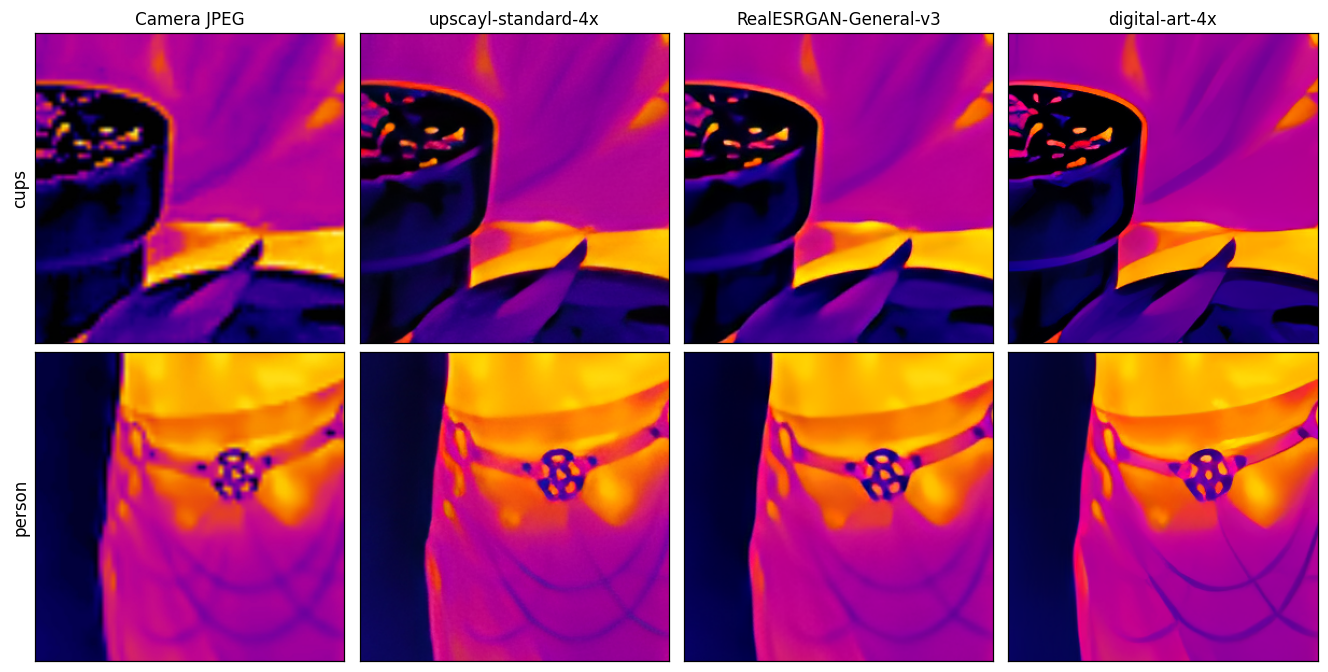
#> input picture examples/readme_crops.png, 1328 x 672 px, given in place of 1777733165452.jpg, which was not available
$ python match_pipeline.py
#> lines starting #> are read from the running program, lines starting #| are printed output that depends on the picture; pictures that were not available may be replaced by others from this repository, and a replacement may not be noted
### scripts/from_raw.py
"""Raw-mode pipeline: extract APP3 uint16 → colormap → upscayl-standard-4x.

Compares the JPEG-path (downscale 1120x1494 → 192x256) against feeding the SR
network a clean colormap render of the raw sensor data, with no JPEG halos.
Same single network in both arms; only the input changes.

Hard error if a JPEG has no APP3 raw data (no fallback to the JPEG path).

Run: uv run scripts/from_raw.py
"""
from __future__ import annotations

import struct
import subprocess
import time
from pathlib import Path

import matplotlib.pyplot as plt
from matplotlib import colormaps
import numpy as np
from PIL import Image

REPO = Path(__file__).resolve().parents[1]
INPUT = REPO / "examples/input"
WORK = REPO / "examples/_work"
OUT = REPO / "examples"

UPSCAYL_BIN = Path("/Applications/Upscayl.app/Contents/Resources/bin/upscayl-bin")
UPSCAYL_MODELS = Path("/Applications/Upscayl.app/Contents/Resources/models")
MODEL = "upscayl-standard-4x"

PHOTOS = ["1777804010136.jpg", "1777733165452.jpg", "1771110170401.jpg"]
# Active colormap. Ironbow and turbo dropped after the colormap-input sweep —
# turbo is "scientific figure" aesthetic, ironbow is camera-default but adds
# nothing diagnostic over inferno. See LAB_NOTEBOOK.md.
COLORMAPS = ["inferno"]

# (photo_id, region label, fractional center on 768x1024, half-side px)
REGIONS = {
    "1777804010136": ("upper-cup-rim", (0.50, 0.36), 96),
    "1777733165452": ("ember-texture", (0.50, 0.78), 96),
    "1771110170401": ("belt-ornament", (0.45, 0.78), 96),
}


# ---------- raw extraction (adapted from vibe-temp-cc/scripts/explore_thermal.py) ----------

def parse_ijpeg_header(img: Image.Image) -> tuple[int, int]:
    for marker, payload in img.applist:
        if marker == "APP2" and b"IJPEG" in payload[:10]:
            ir_w = struct.unpack_from("<H", payload, 42)[0]
            ir_h = struct.unpack_from("<H", payload, 44)[0]
            return ir_w, ir_h
    raise ValueError("No APP2 IJPEG header — not a Thermal Master P3 JPEG")


# [28 lines left out: function extract_raw_thermal, not called in this run]


# ---------- colormaps ----------

def build_ironbow_lut(n: int = 256) -> np.ndarray:
    """Reference ironbow palette, (n, 3) uint8. Adapted from vibe-temp-cc."""
#> in jpeg_norm_192x256, img is the input picture: PIL image 1328x672 RGBA; mean R, G, B, A 148.4, 62, 109.2, 255
    control = np.array([
        [0.00,   0,   0,   4], [0.08,   0,   0,  80], [0.15,   0,   0, 132],
        [0.22,  20,   0, 164], [0.30,  64,   0, 196], [0.37, 112,   0, 200],
        [0.42, 152,   0, 184], [0.47, 188,   0, 152], [0.52, 216,   8, 112],
        [0.57, 236,  24,  68], [0.62, 248,  48,  28], [0.67, 255,  80,   0],
        [0.72, 255, 120,   0], [0.77, 255, 160,   0], [0.82, 255, 200,   0],
        [0.87, 255, 232,   0], [0.92, 255, 252,  48], [0.96, 255, 255, 148],
        [1.00, 255, 255, 255],
    ], dtype=np.float64)
    pos, cols = control[:, 0], control[:, 1:]
    x = np.linspace(0, 1, n)
    lut = np.stack([np.interp(x, pos, cols[:, c]) for c in range(3)], axis=-1)
    return np.clip(lut, 0, 255).astype(np.uint8)


_IRONBOW = build_ironbow_lut(256)


# [24 lines left out: functions colormap_rgb, normalize_with_cut, not called in this run]


# ---------- inverse ironbow LUT (reverse-engineer JPEG palette) ----------
# Adapted from vibe-temp-cc/scripts/explore_thermal.py:158-213. Builds a 64³ 3D
# RGB→ironbow-index LUT in LAB space; gives back the normalized 0-1 temp the
# camera's pseudocolor encoded.

def _rgb_to_lab(rgb: np.ndarray) -> np.ndarray:
    f = rgb.astype(np.float64) / 255.0
    lin = np.where(f > 0.04045, ((f + 0.055) / 1.055) ** 2.4, f / 12.92)
    r, g, b = lin[..., 0], lin[..., 1], lin[..., 2]
    x = (r * 0.4124564 + g * 0.3575761 + b * 0.1804375) / 0.95047
    y = r * 0.2126729 + g * 0.7151522 + b * 0.0721750
    z = (r * 0.0193339 + g * 0.1191920 + b * 0.9503041) / 1.08883
    def fn(t):
        return np.where(t > 0.008856, t ** (1 / 3), 7.787 * t + 16 / 116)
    fx, fy, fz = fn(x), fn(y), fn(z)
    return np.stack([116 * fy - 16, 500 * (fx - fy), 200 * (fy - fz)], axis=-1)


_BIN = 4
_NB = 256 // _BIN
_LUT3D: np.ndarray | None = None


def _ensure_inverse_lut() -> np.ndarray:
    global _LUT3D
    if _LUT3D is not None:
        return _LUT3D
    lut_lab = _rgb_to_lab(_IRONBOW)
    vals = np.arange(0, 256, _BIN, dtype=np.uint8) + _BIN // 2
    gr, gg, gb = np.meshgrid(vals, vals, vals, indexing="ij")
    grid_lab = _rgb_to_lab(np.stack([gr, gg, gb], axis=-1))
    flat = grid_lab.reshape(-1, 3)
    out = np.zeros(_NB ** 3, dtype=np.uint8)
    for i in range(0, len(flat), 4096):
        chunk = flat[i:i + 4096]
        d = np.sum((chunk[:, None, :] - lut_lab[None, :, :]) ** 2, axis=2)
        out[i:i + 4096] = np.argmin(d, axis=1)
    _LUT3D = out.reshape(_NB, _NB, _NB)
    return _LUT3D


def jpeg_to_normalized_temp(rgb: np.ndarray) -> np.ndarray:
    """Reverse-engineer the camera ironbow LUT: RGB pixels → normalized 0-1 temp."""
    lut3d = _ensure_inverse_lut()
    ri = np.clip(rgb[..., 0].astype(int) // _BIN, 0, _NB - 1)
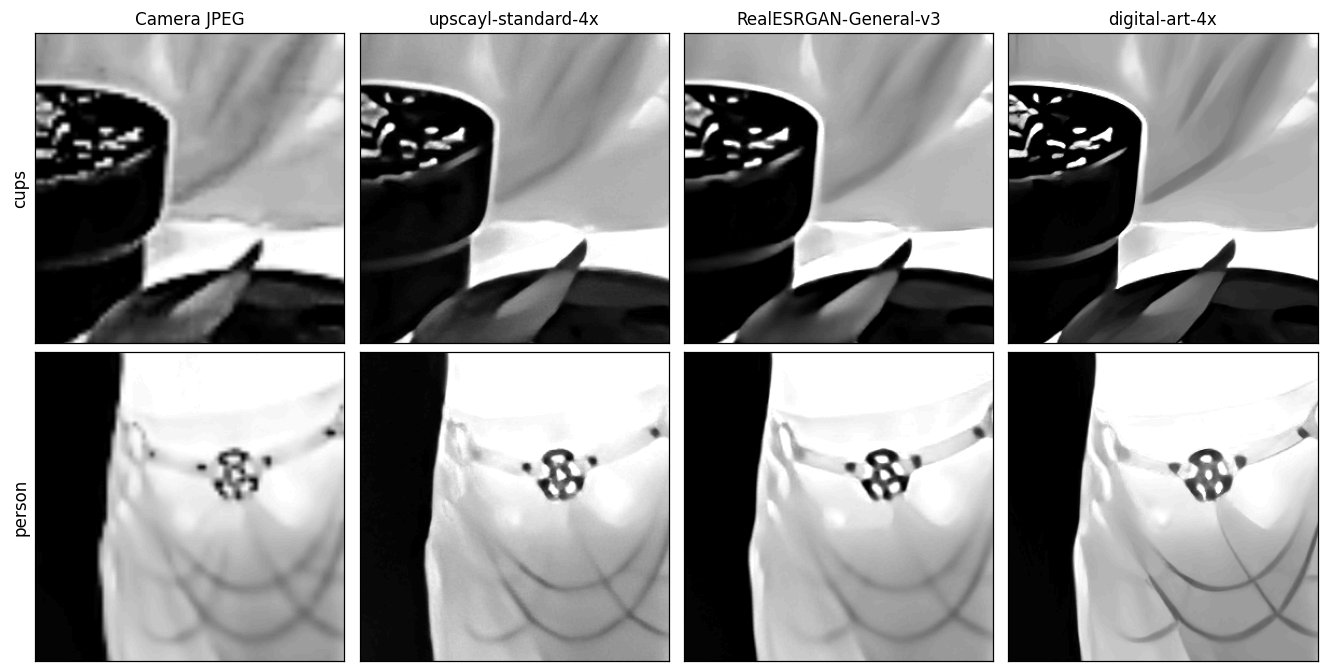
#> ri: shape (672, 1328) int64; min 0, max 63, mean 36.7; drawn with min black and max white
    gi = np.clip(rgb[..., 1].astype(int) // _BIN, 0, _NB - 1)
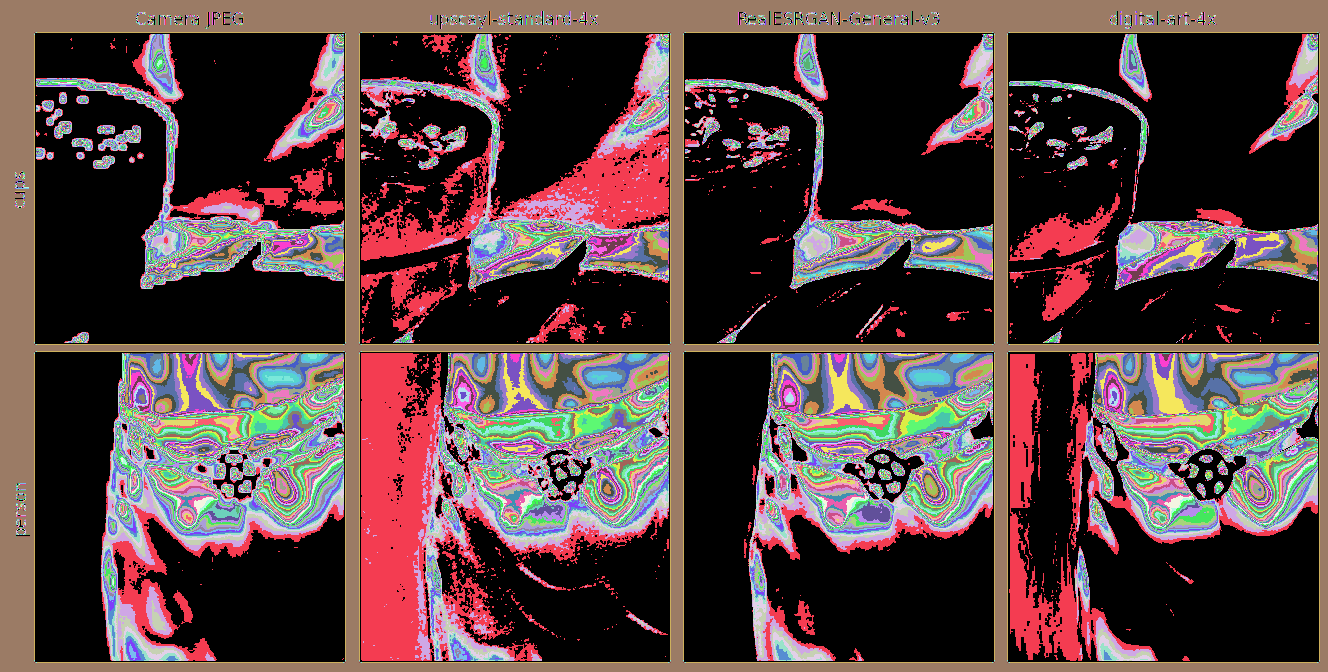
#> gi: shape (672, 1328) int64; 64 distinct labels, from 0 to 63; one colour per label, 0 black
    bi = np.clip(rgb[..., 2].astype(int) // _BIN, 0, _NB - 1)
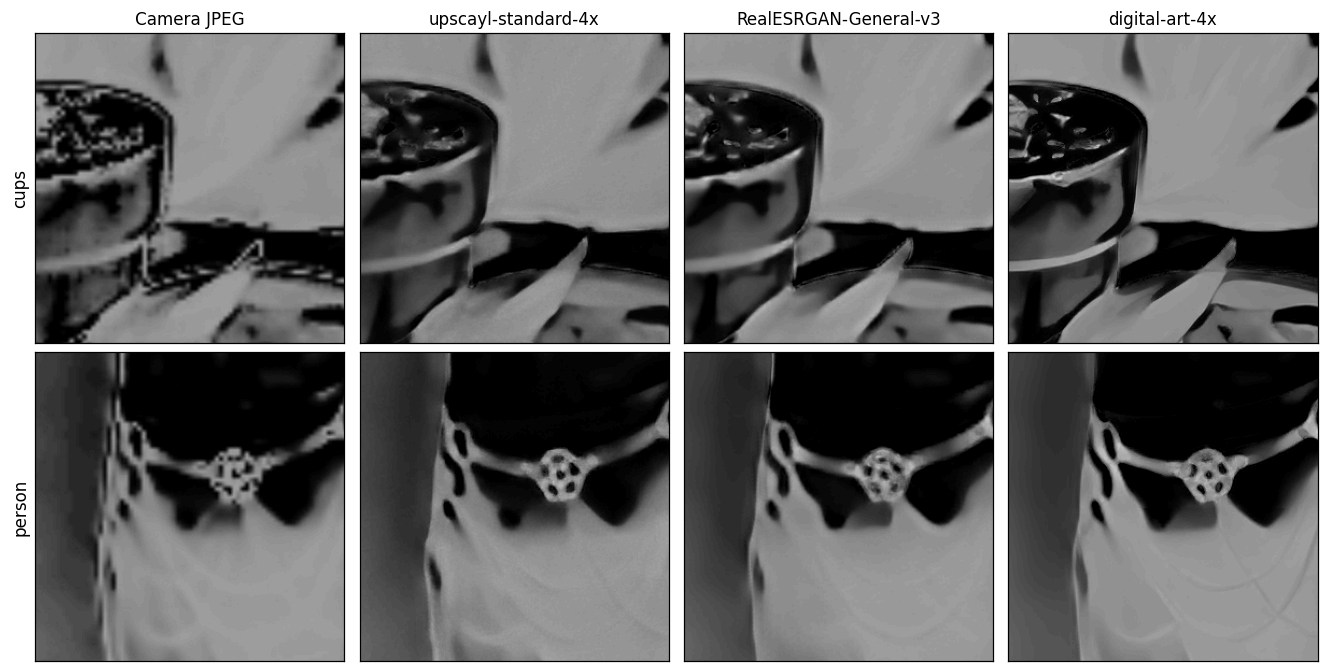
#> bi: shape (672, 1328) int64; min 0, max 63, mean 26.9; drawn with min black and max white
    return lut3d[ri, gi, bi].astype(np.float64) / 255.0
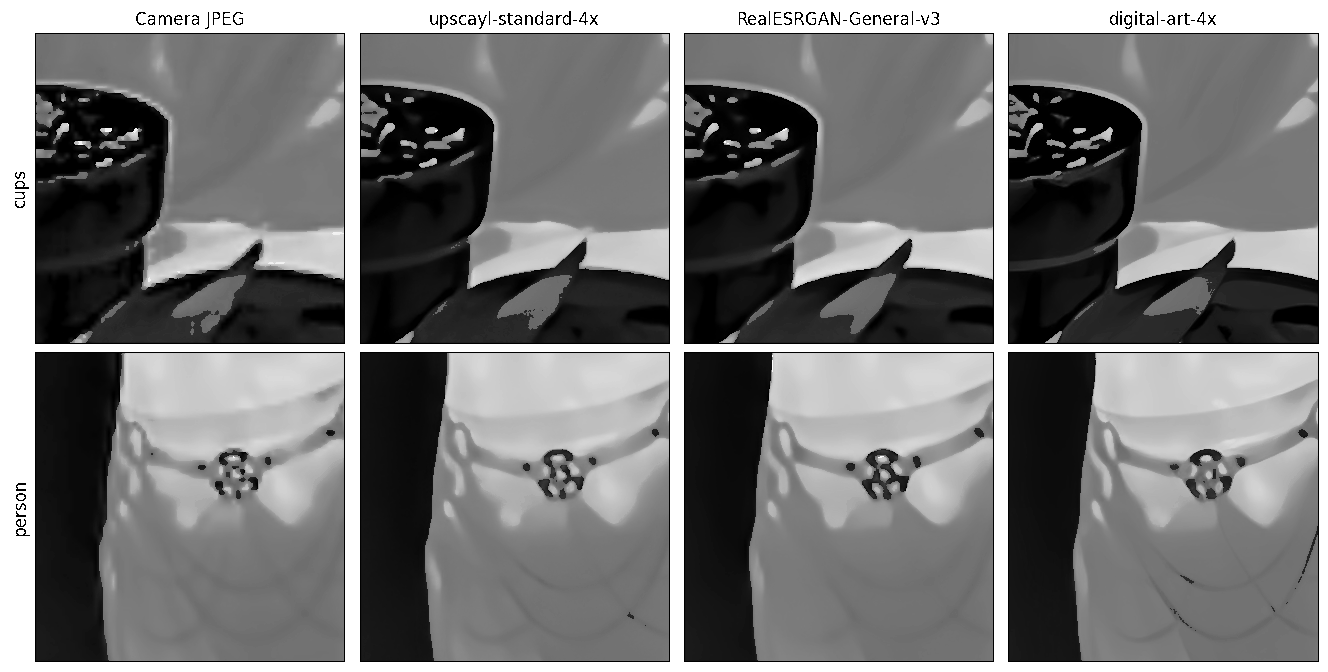
#> returned value: shape (672, 1328) float64; min 0, max 1, mean 0.468


# ---------- pipeline ----------

# [120 lines left out: functions render_raw, render_jpeg, run_upscayl, build_grid, main, not called in this run]


# [2 lines that do not run on import are left out]

### scripts/match_pipeline.py
"""Histogram-only Ansätze for a T → RGB function fit to the JPEG aesthetic.

NO pixel-by-pixel pairing between raw and JPEG. All fits use histograms or
rank-rank correspondence only — so the camera's halos and pixel-level
sharpening cannot leak into the fit.

Per photo, compares:
  TARGET   JPEG → inverse ironbow LUT → inferno   (the look we want to match)
  A. CDF-MATCH       rank-rank into target CDF, apply inferno     (non-parametric, exact match)
  B. RANK-LUT        sort raw and JPEG independently, pair by rank, bin → RGB LUT
  C. MONO-SPLINE     N-knot monotonic piecewise-linear T→T_norm, scipy-optimized → inferno

Score: EMD between luminance histograms (256 bins) of output vs target.

Run: uv run scripts/match_pipeline.py
"""
from __future__ import annotations

import sys
from pathlib import Path

import matplotlib.pyplot as plt
import numpy as np
from PIL import Image
from scipy.optimize import minimize

sys.path.insert(0, str(Path(__file__).parent))
from from_raw import (  # noqa: E402
    INPUT, OUT, parse_ijpeg_header, extract_raw_thermal,
    jpeg_to_normalized_temp, colormap_rgb,
)

PHOTOS = ["1777733165452.jpg", "1777804010136.jpg", "1771110170401.jpg"]
COLORMAP = "inferno"
N_BINS = 256


# ---------- helpers ----------

def jpeg_norm_192x256(jpeg: Path) -> tuple[np.ndarray, np.ndarray]:
    """Returns (norm_temp_192x256, jpeg_rgb_192x256). Both Lanczos-downscaled.
    Note: spatial alignment is *not* used by any fitting step — only by the
    inverse-LUT call to get a per-pixel temp for sorting purposes."""
    img = Image.open(jpeg)
    rgb_full = np.array(img.convert("RGB"))
    norm_full = jpeg_to_normalized_temp(rgb_full)
    ir_w, ir_h = parse_ijpeg_header(img)
    if (img.height > img.width) != (ir_h > ir_w):
        ir_w, ir_h = ir_h, ir_w
    norm = np.array(
        Image.fromarray((norm_full * 255).astype(np.uint8))
        .resize((ir_w, ir_h), Image.Resampling.LANCZOS)
    ).astype(np.float64) / 255.0
    rgb = np.array(
        img.convert("RGB").resize((ir_w, ir_h), Image.Resampling.LANCZOS)
    )
    return norm, rgb


# [4 lines left out: function raw_thermal, not called in this run]


def luminance(rgb: np.ndarray) -> np.ndarray:
    return (0.2126 * rgb[..., 0] + 0.7152 * rgb[..., 1] + 0.0722 * rgb[..., 2]) / 255.0


def hist(arr: np.ndarray) -> np.ndarray:
    h, _ = np.histogram(arr, bins=N_BINS, range=(0.0, 1.0), density=True)
    return h / max(1e-9, h.sum())


def emd(a: np.ndarray, b: np.ndarray) -> float:
    return float(np.sum(np.abs(np.cumsum(a) - np.cumsum(b))))


# ---------- ansätze (histogram-only) ----------

# [77 lines left out: functions cdf_match, rank_lut, mono_spline, not called in this run]


# ---------- main ----------

def main() -> None:
    fig, axes = plt.subplots(len(PHOTOS), 5, figsize=(20, 4.4 * len(PHOTOS)))
    bins = np.linspace(0, 1, N_BINS + 1)[:-1]
    summary: list[tuple[str, float, float, float]] = []

    for row, photo_name in enumerate(PHOTOS):
        photo_id = Path(photo_name).stem
        jpeg = INPUT / photo_name

        target_norm, jpeg_rgb = jpeg_norm_192x256(jpeg)
        target_inferno = colormap_rgb(target_norm, COLORMAP)
        target_lum_h = hist(luminance(target_inferno))

        thermal = raw_thermal(jpeg)

        out_a = cdf_match(thermal, target_norm)
        out_b = rank_lut(thermal, jpeg_rgb, target_norm, n=256)
        out_c, _ = mono_spline(thermal, target_norm, n_knots=8)

        d_a = emd(hist(luminance(out_a)), target_lum_h)
        d_b = emd(hist(luminance(out_b)), target_lum_h)
        d_c = emd(hist(luminance(out_c)), target_lum_h)
        summary.append((photo_id, d_a, d_b, d_c))

        # col 0: histograms
        ax = axes[row, 0]
        ax.plot(bins, target_lum_h, lw=2.2, color="black", label="TARGET")
        ax.plot(bins, hist(luminance(out_a)), lw=1.4, color="tab:red",
                label=f"A. CDF-match            EMD={d_a:.3f}")
        ax.plot(bins, hist(luminance(out_b)), lw=1.4, color="tab:green",
                label=f"B. rank-LUT             EMD={d_b:.3f}")
        ax.plot(bins, hist(luminance(out_c)), lw=1.4, color="tab:blue",
                label=f"C. mono-spline (8 knots) EMD={d_c:.3f}")
        ax.set_title(f"{photo_id} — luminance histograms")
        ax.set_xlabel("luminance"); ax.set_ylabel("density")
        ax.legend(fontsize=8); ax.grid(alpha=0.3)

        for col, (label, rgb) in enumerate([
            ("TARGET (JPEG → inferno)", target_inferno),
            ("A. CDF-match → inferno", out_a),
            ("B. rank-LUT (camera-style)", out_b),
            ("C. mono-spline → inferno", out_c),
        ], start=1):
            axes[row, col].imshow(rgb)
            axes[row, col].set_title(label, fontsize=10)
            axes[row, col].set_xticks([]); axes[row, col].set_yticks([])

    fig.suptitle("Histogram-only Ansätze: T → RGB on raw, fit to JPEG distribution",
                 fontsize=13)
    plt.tight_layout()
    out = OUT / "match_pipeline.png"
    fig.savefig(out, dpi=120, bbox_inches="tight")
    plt.close(fig)
    print(f"wrote {out}")
    print("\nEMD vs target luminance histogram:")
    print(f"  {'photo':18s}  A.CDF   B.rankLUT  C.spline")
    for pid, da, db, dc in summary:
        print(f"  {pid:18s}  {da:.3f}    {db:.3f}    {dc:.3f}")


if __name__ == "__main__":
#> (the run stopped early here; a loop or call above may not have finished)
